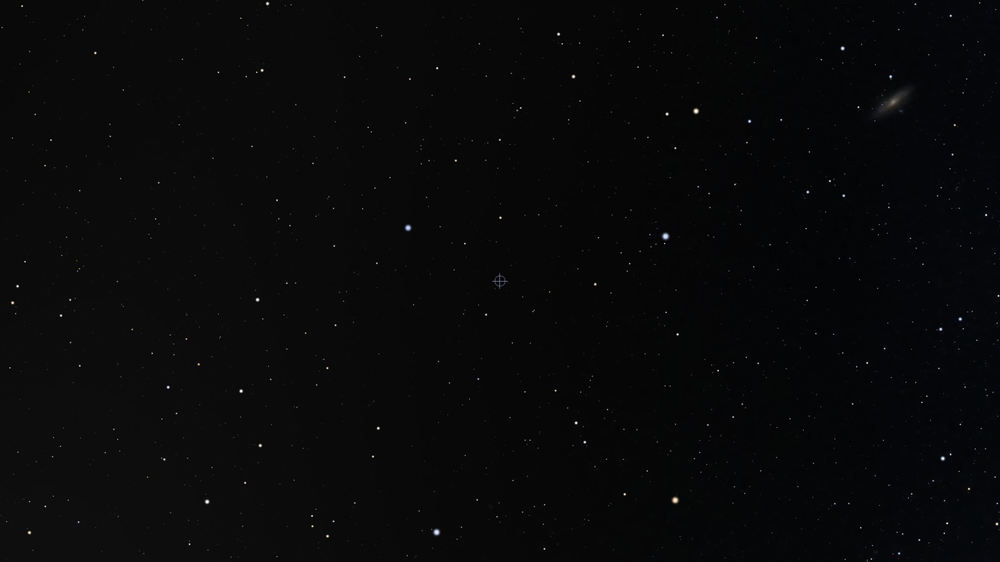
#> input picture src/test/test_images/Tracking_test/0RA_20DEC_FOV(52.3).png, 1000 x 562 px, shrunk from 1600 x 900 before the run, found by its file name; the run also reads 1 picture not shown here
$ python NEW_track2.py
#> lines starting #> are read from the running program, lines starting #| are printed output that depends on the picture; after the words box and inside, x2 and y2 are one past the last pixel; in counts of white or black regions, pixels touching at a corner belong together; long printed decimals are rounded
#Tracking
import cv2 as cv
import numpy as np
from scipy.spatial.transform import Rotation as R
#install opencv-contrib-python

fov_deg =52
def get_intrinsics (img):
    h, w =  img.shape[:2]
    fov_rad= np.radians(fov_deg)# Approx horizontal FOV
    fy = h / (2.0 * np.tan(fov_rad / 2.0))      # fov_rad = horizontal FOV
    fx = fy * (w / h)                       # scale for vertical pixels
    cy = h / 2.0
    cx= w / 2.0
    return cx,cy,fx,fy

def processing_image (img):
    gray = cv.cvtColor(img,cv.COLOR_BGR2GRAY)   #trasform it in grayscale(the function works using only brightness)
    blurred = cv.GaussianBlur(gray, (3, 3), 1)
    retval,image_processed = cv.threshold(blurred,150, 255, cv.THRESH_BINARY)
    return image_processed

def detector(img,w,h,max_corners,quality_level,min_distance):

    p0 = cv.goodFeaturesToTrack(img,
                            maxCorners=max_corners,
                            qualityLevel=quality_level,
                            minDistance=min_distance)
    return p0

#criteria = (cv.TERM_CRITERIA_EPS + cv.TERM_CRITERIA_MAX_ITER, 150, 0.01)
#cv.cornerSubPix(gray, p0, (5,5), (-1,-1), criteria)

def pixel_to_unit_vector(points, cx, cy, fx, fy):
    vectors = []
    for u,v in points:
        x = (u - cx)
        y = (v - cy) # flip Y to make up = north
        z = 0
        vec = np.array([x, y, z])
        #vec /= np.linalg.norm(vec)
        vectors.append(vec)
    return np.array(vectors)

def estimate_rotation(v1, v2):
    v1_mean = np.mean(v1, axis=0)
    v2_mean = np.mean(v2, axis=0)   #Find the average vector in each set.('axis=0'=>computes the mean along the rows, for each column separately.)

    v1_centered = v1 - v1_mean
    v2_centered = v2 - v2_mean  #makes them zero-centered for covariance calculation.

    H = v1_centered.T @ v2_centered #covariance matrix

    #compute singular value decomposition
    U, S, Vt = np.linalg.svd(H)  #H= U * S * Vt.(U and Vt are orthogonal matrices, S diagonal.)

    #compute the best matrix that aligns v1 and v2
    R_matrix = Vt.T @ U.T

    #correction in case of reflection
    if np.linalg.det(R_matrix) < 0:
        Vt[-1, :] *= -1
        R_matrix = Vt.T @ U.T

    rot = R.from_matrix(R_matrix)
    return rot

lk_params = dict( winSize = (31, 31),
                maxLevel =2,
                criteria = (cv.TERM_CRITERIA_EPS | cv.TERM_CRITERIA_COUNT,150, 0.001),
                flags=cv.OPTFLOW_LK_GET_MIN_EIGENVALS,
                minEigThreshold=1e-4)

def draw_center_to_star_vectors(img, points, cx, cy, color=(255, 0, 0)):
    """
    Draw arrows from the image center to each detected star (feature point).
    """
    img_out = img.copy()

    for pt in points:
        x, y = pt.ravel()
        cv.arrowedLine(img_out, (int(cx), int(cy)), (int(x), int(y)), color, 2, tipLength=0.2)
        cv.circle(img_out, (int(x), int(y)), 3, (0, 255, 0), -1)  # mark the star

    return img_out


if __name__ == "__main__":
    img1= cv.imread(r"src\test\test_images\Tracking_test\0RA_20DEC_FOV(52.3).png")
#> img1 is the input picture: shape (562, 1000, 3); mean B, G, R 9.3, 8.6, 8.3
    img2= cv.imread("src/test/test_images/Tracking_test/0RA_20.1DEC_FOV(52.3).png")

    cx,cy,fx,fy=get_intrinsics(img1)
#> cx = 500; cy = 281; fx = 1025.2; fy = 576.1
    img_processed1=processing_image(img1)
#> in processing_image, `retval,image_processed = cv.threshold(blurred,150, 255, cv.THRESH_BINA..`:
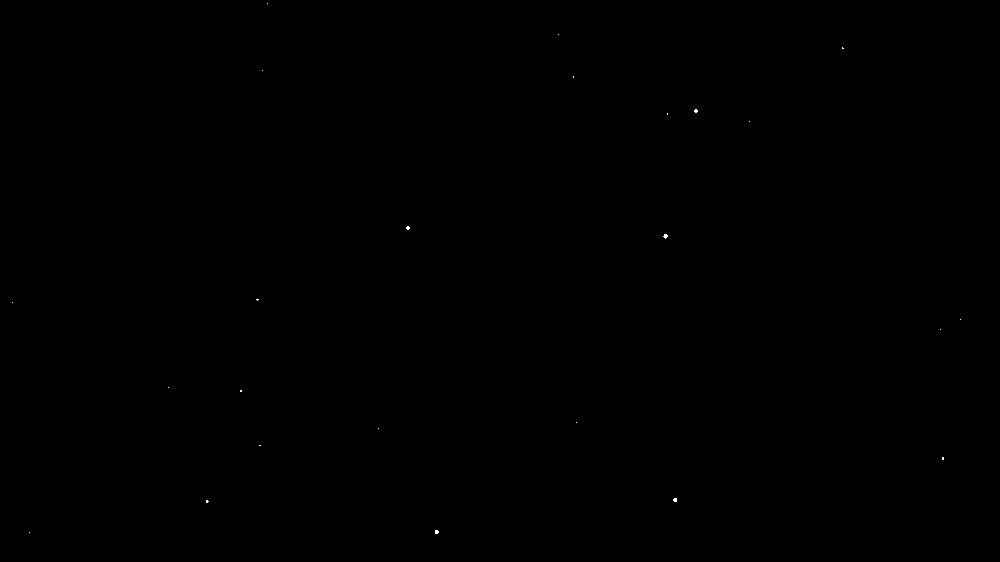
#> image_processed: shape (562, 1000); 0.02% white in thin lines or dots, all inside (x1, y1, x2, y2) = (12, 3, 961, 534)
    img_processed2=processing_image(img2)
#> in processing_image (call 2), `retval,image_processed = cv.threshold(blurred,150, 255, cv.THRESH_BINA..`: image_processed: shape (562, 1000); 0.02% white in thin lines or dots, all inside (x1, y1, x2, y2) = (10, 3, 959, 534)
    h, w =  img1.shape[:2]
#> h = 562; w = 1000

    p0=detector(img_processed1,w,h,max_corners = 1000,quality_level =0.001,min_distance =5)
#> in detector, `p0 = cv.goodFeaturesToTrack(img, maxCorners=max_corners, qualityLevel=..`: p0 = 24 rows, first 8: [207, 501], [241, 391], [408, 228], [696, 111], [436, 532], [675, 500], [665, 237], [943, 458]
    if p0 is None:
        print("No features found in the first image!")
    else:
        print("Number of features detected:",len(p0))
#| Number of features detected: 24
    img_display = img1.copy()
    for pt in p0:
        x, y = pt.ravel()
        cv.circle(img_display, (int(x), int(y)), 3, (0, 255, 0), -1)
#> this loop made 24 passes
#> (x, y) on passes 1 to 12: (207, 501), (241, 391), (408, 228), (696, 111), (436, 532), (675, 500), (665, 237), (943, 458), (257, 300), (842, 48), (260, 445), (667, 114)
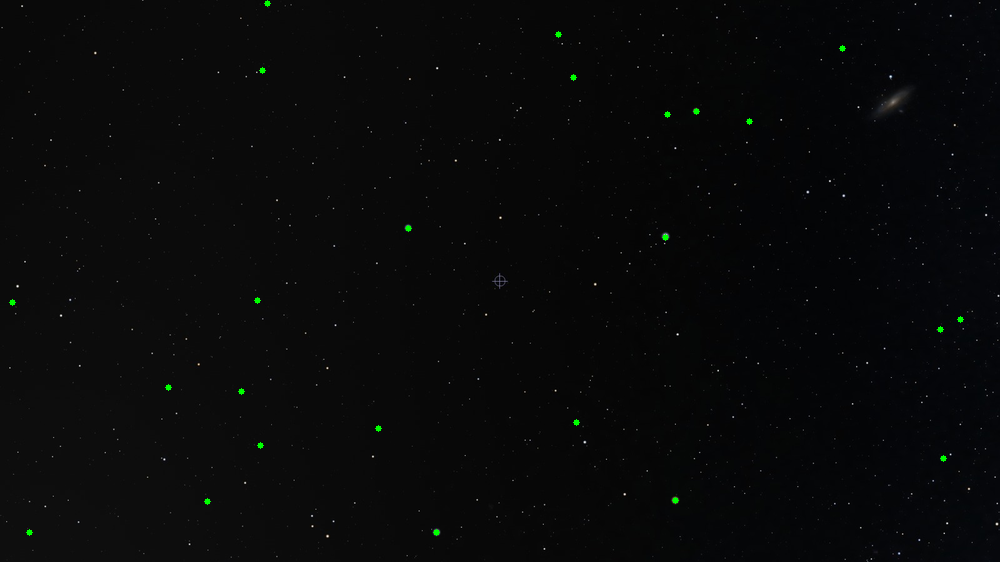
#> img_display: shape (562, 1000, 3); 0.12% of pixels changed, all inside (x1, y1, x2, y2) = (9, 0, 964, 536)


    cv.imshow("Good Features", img_display)
    cv.waitKey(0)
    cv.destroyAllWindows()

    p1, st, err = cv.calcOpticalFlowPyrLK(img_processed1,img_processed2, p0, None, **lk_params)
#> p1 = 24 rows, first 8: [205.3, 501.5], [239.2, 391.2], [406.3, 228], [694.2, 111.2], [434.2, 532.2], [673.3, 500], [663.3, 237.2], [941, 458]; st = 24 values from 1 to 1; err = 24 values, max 0.21 at index 6, min 0.0152 at index 13, mean 0.0699
    if p1 is None:
        print("Optical flow tracking failed to find points in second image.")
    else:
        tracked_points = np.sum(st)
#> tracked_points = 24
        print(f"Number of points successfully tracked: {tracked_points} / {len(p0)}")
#| Number of points successfully tracked: 24 / 24

    good_old = p0[st == 1]  #filters only the points that were successfully tracked in the first image
#> good_old has the same summary as p0 in detector
    good_new = p1[st == 1]
#> good_new has the same summary as p1

    p0r, st_back, err_back = cv.calcOpticalFlowPyrLK(img_processed2,img_processed1, good_new, None, **lk_params)
#> p0r has the same summary as p0 in detector; st_back = 24 values, max 1 at index 0, min 0 at index 17, mean 0.958; err_back = 24 values, max 0.161 at index 4, min 0 at index 17, mean 0.0509
    flow_error_thresh = 0.005 * max(w, h)
#> flow_error_thresh = 5
    p0r = p0r.reshape(-1, 2)
    st_back = st_back.reshape(-1)

    diff = np.linalg.norm(good_old - p0r, axis=1)
#> diff = 24 values, max 0.254 at index 23, min 0 at index 14, mean 0.0365
    good_indices = diff < flow_error_thresh
    good_old = good_old[good_indices]
    good_new = good_new[good_indices]


    img_tracked = img2.copy() #copy of the second image to draw the motion vectors
    for old, new in zip(good_old,good_new):
        a, b = new.ravel()  #to access x and y as individual variables
        c, d = old.ravel()
        cv.line(img_tracked, (int(c), int(d)), (int(a), int(b)), (0, 255, 0), 2)
        cv.circle(img_tracked, (int(a), int(b)), 3, (0, 0, 255), -1)
#> this loop made 24 passes
#> (a, b, c, d) on passes 1 to 12: (205.3, 501.5, 207, 501), (239.2, 391.2, 241, 391), (406.3, 228, 408, 228), (694.2, 111.2, 696, 111), (434.2, 532.2, 436, 532), (673.3, 500, 675, 500), (663.3, 237.2, 665, 237), (941, 458, 943, 458), (255.5, 300.3, 257, 300), (839.9, 48.33, 842, 48), (258.5, 445.5, 260, 445), (665, 114, 667, 114)
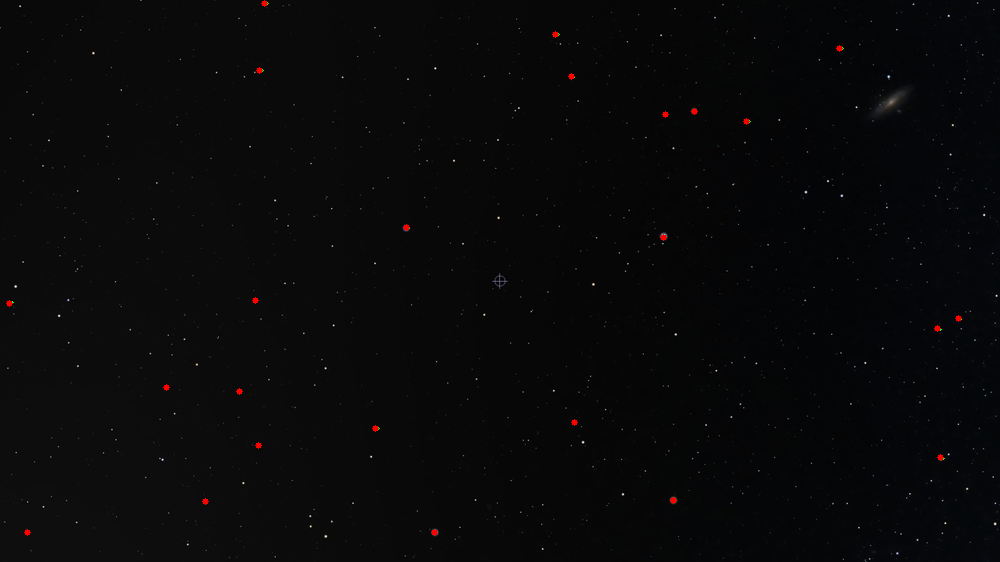
#> img_tracked: shape (562, 1000, 3); mean B, G, R 9.2, 8.5, 8.5

    # --- Step 5: Display the result ---
    cv.imshow("Tracked Features (Lucas-Kanade)", img_tracked)
    cv.waitKey(0)
    cv.destroyAllWindows()

    cv.imwrite("output_tracking.jpg", img_tracked)


# --- Draw on second image using tracked points ---
    img_center_vecs = draw_center_to_star_vectors(img2, good_new, cx, cy)
#> the loop in draw_center_to_star_vectors, `for pt in points:` made 24 passes
#> (x, y) on passes 1 to 12: (205.3, 501.5), (239.2, 391.2), (406.3, 228), (694.2, 111.2), (434.2, 532.2), (673.3, 500), (663.3, 237.2), (941, 458), (255.5, 300.3), (839.9, 48.33), (258.5, 445.5), (665, 114)
#> after the loop in draw_center_to_star_vectors, `for pt in points:`:
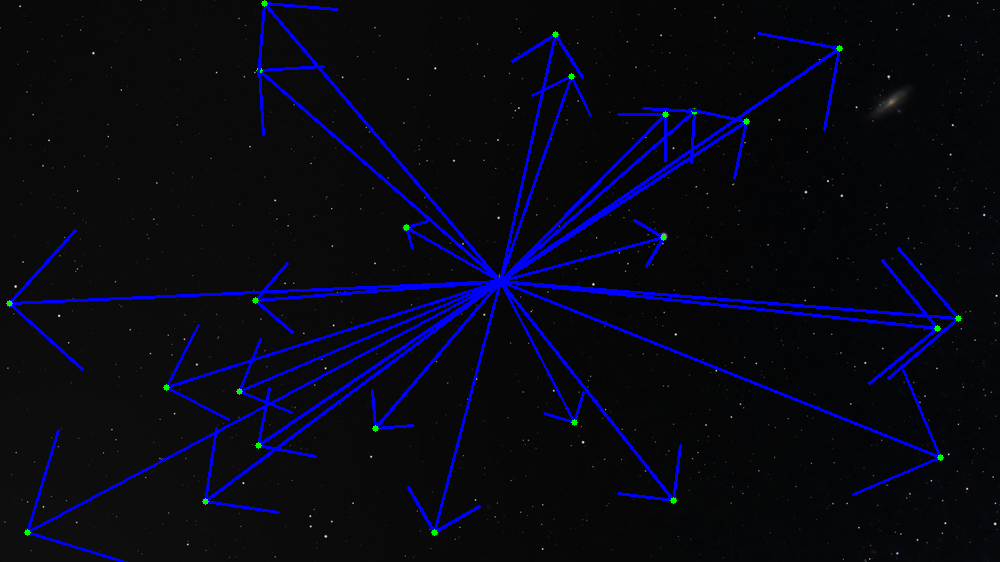
#> img_out: shape (562, 1000, 3); mean B, G, R 22.1, 8.4, 7.8

    cv.imshow("Center-to-Star Vectors", img_center_vecs)
    cv.waitKey(0)
    cv.destroyAllWindows()

    cv.imwrite("output_center_vectors.jpg", img_center_vecs)

    img_center_vecs2=draw_center_to_star_vectors(img1, good_old, cx, cy,color=(0, 0, 255))
#> call 2 of draw_center_to_star_vectors, with points = array of shape (24, 2), cx = 500, cy = 281, color = (0, 0, 255)
#> the loop in draw_center_to_star_vectors (call 2), `for pt in points:` made 24 passes
#> after the loop in draw_center_to_star_vectors (call 2), `for pt in points:`:
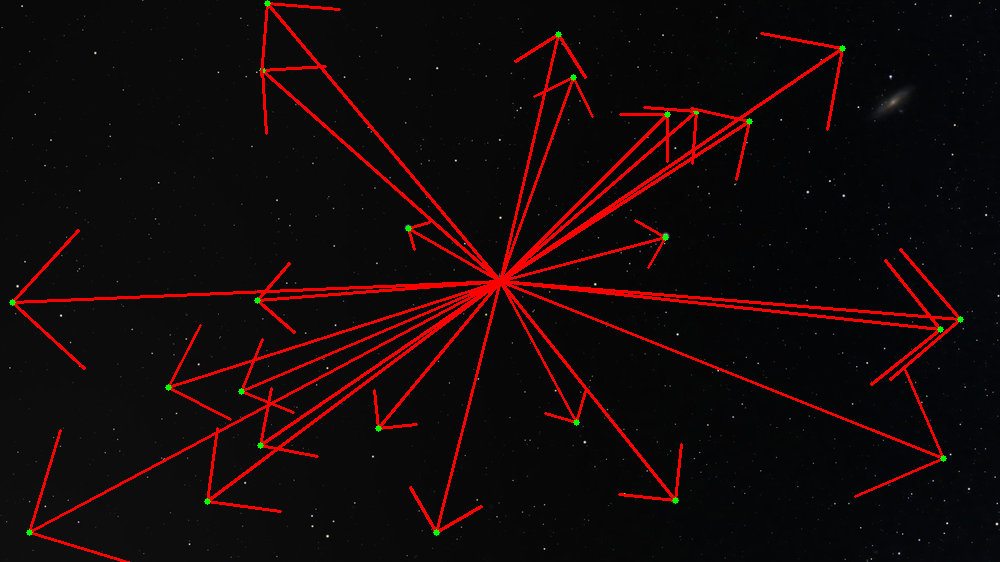
#> img_out: shape (562, 1000, 3); 5.35% of pixels changed, all inside (x1, y1, x2, y2) = (9, 0, 964, 562)
    cv.imshow("Center-to-Star Vectors", img_center_vecs2)
    cv.waitKey(0)
    cv.destroyAllWindows()

    cv.imwrite("output_center_vectors.jpg", img_center_vecs2)

    # [4 lines of commented-out code are left out]
    displacement = good_new - good_old     # shape (N,2), each row is (dx, dy)
#> displacement = 24 rows, first 8: [-1.72, 0.5], [-1.77, 0.226], [-1.71, -3.05e-05], [-1.76, 0.24], [-1.78, 0.224], [-1.71, 6.1e-05], [-1.67, 0.218], [-2, -6.1e-05]
    deg_pixel = fov_deg / h
#> deg_pixel = 0.0925
    real_displacement = displacement * deg_pixel
#> real_displacement = 24 rows, first 8: [-0.16, 0.0463], [-0.164, 0.021], [-0.158, -2.82e-06], [-0.163, 0.0222], [-0.164, 0.0207], [-0.158, 5.65e-06], [-0.155, 0.0201], [-0.185, -5.65e-06]

    # Compute total displacement (magnitude) for each vector
    magnitudes = np.linalg.norm(real_displacement, axis=1)
#> magnitudes = 24 values, max 0.207 at index 19, min 0.141 at index 8, mean 0.176

    # Print displacement for every vector
    for i, m in enumerate(magnitudes):
        print(f"Vector {i}: displacement = {m}")
#> this loop made 24 passes
#> m on passes 1 to 12: 0.166, 0.165, 0.158, 0.164, 0.166, 0.158, 0.156, 0.185, 0.141, 0.192, 0.146, 0.185
#| Vector 0: displacement = 0.1661
#| Vector 1: displacement = 0.1654
#| Vector 2: displacement = 0.1582
#| Vector 3: displacement = 0.1643
#| Vector 4: displacement = 0.1656
#| Vector 5: displacement = 0.1581
#| Vector 6: displacement = 0.1563
#| Vector 7: displacement = 0.1851
#> (further printed lines are left out)

    # Compute and print mean displacement
    mean_disp = np.mean(magnitudes)
#> mean_disp = 0.176
    print(f"\nMean displacement = {mean_disp}")
#| Mean displacement = 0.1757


    '''
    #compute the unit vectors
    v1 = pixel_to_unit_vector(good_old, cx, cy,fx,fy)
    v2 = pixel_to_unit_vector(good_new, cx, cy,fx,fy)


    rot= estimate_rotation(v1, v2)
    print("Rotation matrix:\n", rot.as_matrix())
    #print("Quaternion [x, y, z, w]:", rot.as_quat())
    print("Euler angles [°]:", rot.as_euler('zyx', degrees=True))

    ra_delta = rot.as_euler('zyx', degrees=True)[1]  # Y-axis:  RA (for the open cv coordinate system)
    dec_delta = rot.as_euler('zyx', degrees=True)[0]  # Z-axis: DE

    print(f"ΔRA ≈ {ra_delta:.4f}°, ΔDEC ≈ {dec_delta:.4f}°")


'''
